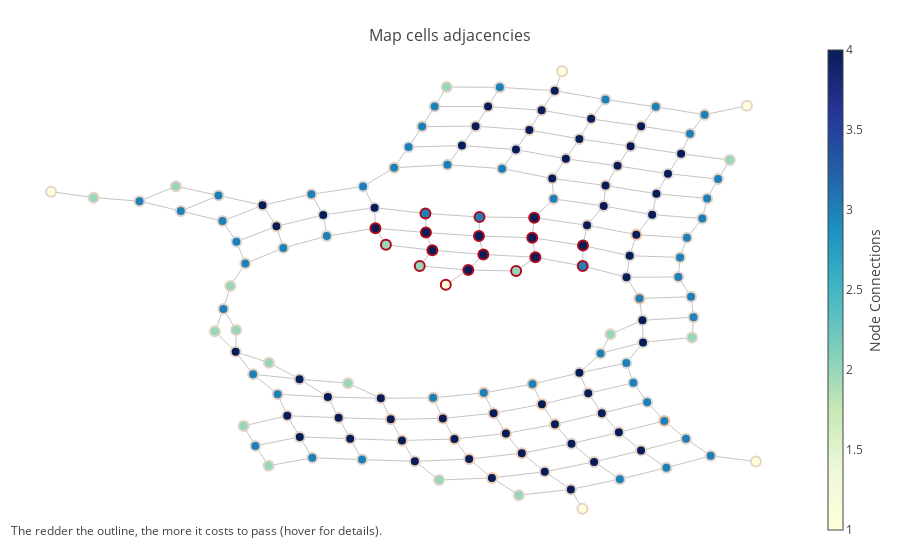

Here is the notebook cell this chart was saved with:
### Markdown cell above
*some cells are hidden for the sake of brevity if you want to see how to do this graph then checkout pages repo [here](https://github.com/aogier/aogier.github.io/blob/source/content/reply-cc-2019.ipynb)*

### Code cell
py.iplot(fig, filename='networkx')

### Figure 1 — Plotly figure (JSON) as saved in the notebook; plotly's stock layout.template omitted (floating-point values rounded to 4 significant figures; data arrays with more than 128 entries replaced by an {"elided": "..."} marker saying what was removed)
{"data": [{"hoverinfo": "none", "line": {"color": "#888", "width": 0.5}, "mode": "lines", "type": "scatter", "uid": "cc540658-70a3-417d-973f-bae562038fd8", "x": {"elided": "711 float values"}, "y": {"elided": "711 float values"}}, {"hoverinfo": "text", "marker": {"color": {"elided": "145 int values"}, "colorbar": {"thickness": 15, "title": {"side": "right", "text": "Node Connections"}, "xanchor": "left"}, "colorscale": "YlGnBu", "line": {"color": {"elided": "145 float values"}, "colorscale": "Reds", "width": 2}, "reversescale": true, "showscale": true, "size": 10}, "mode": "markers", "text": {"elided": "290 str values"}, "type": "scatter", "uid": "5397b619-85ae-4c08-b453-43c70747a719", "x": {"elided": "145 float values"}, "y": {"elided": "145 float values"}}], "layout": {"annotations": [{"showarrow": false, "text": "The redder the outline, the more it costs to pass (hover for details).", "x": 0.005, "xref": "paper", "y": -0.002, "yref": "paper"}], "autosize": true, "hovermode": "closest", "margin": {"b": 20, "l": 5, "r": 5, "t": 40}, "showlegend": false, "title": {"font": {"size": 16}, "text": "<br>Map cells adjacencies"}, "xaxis": {"autorange": true, "range": [-0.9029, 0.5922], "showgrid": false, "showticklabels": false, "type": "linear", "zeroline": false}, "yaxis": {"autorange": true, "range": [-1.151, 1.136], "showgrid": false, "showticklabels": false, "type": "linear", "zeroline": false}}}
